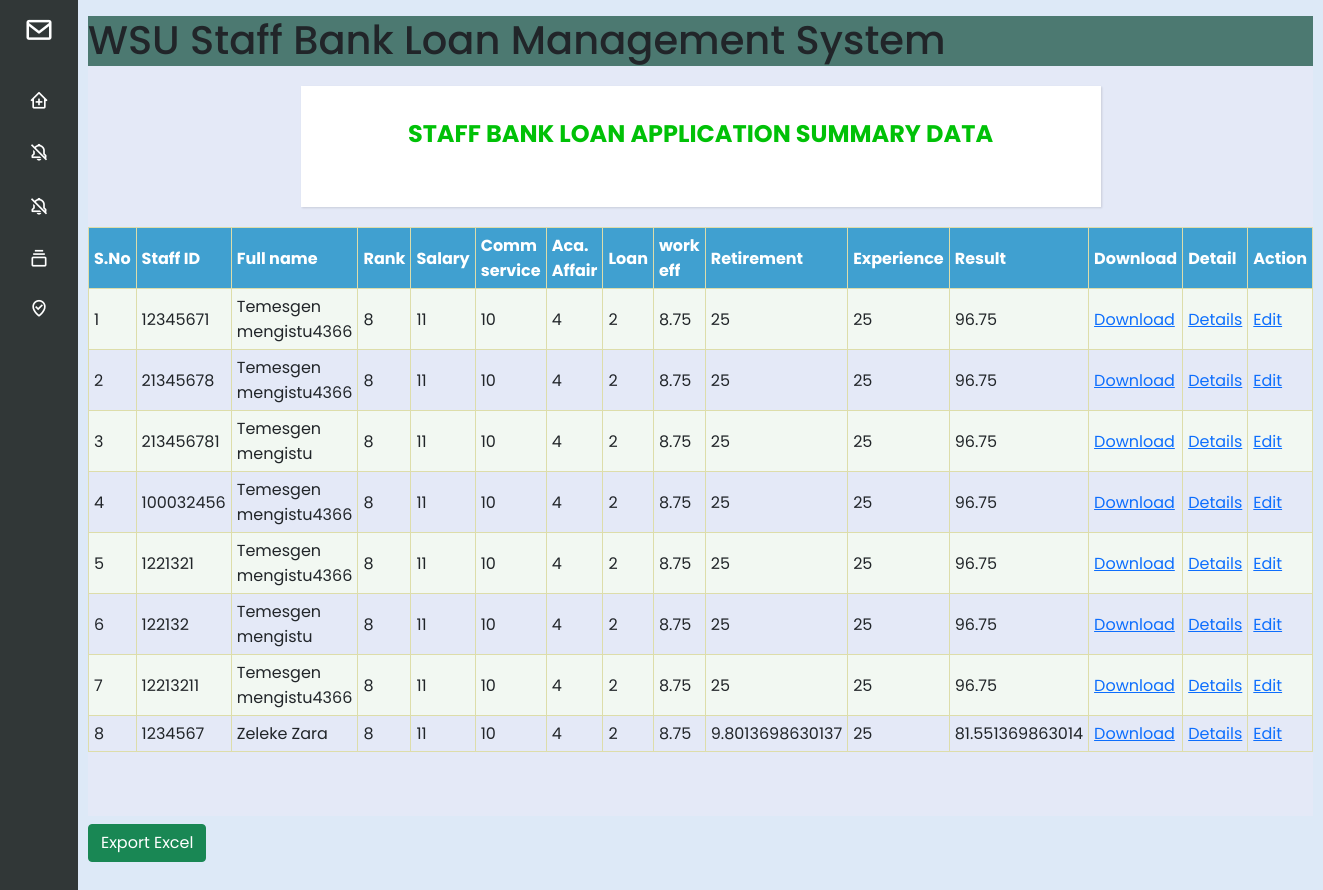
The page /view_applied_list.php (signed in) on the database its author committed.
### tables this page shows
CREATE TABLE IF NOT EXISTS `applicants` (
  `id` int(11) NOT NULL AUTO_INCREMENT,
  `app_id` varchar(15) NOT NULL,
  `empid` varchar(30) NOT NULL,
  `fullname` varchar(60) NOT NULL,
  `email` varchar(50) NOT NULL,
  `phone` varchar(15) NOT NULL,
  `sex` varchar(11) NOT NULL,
  `college` varchar(100) NOT NULL,
  `department` varchar(100) NOT NULL,
  `rank` varchar(100) NOT NULL,
  `position` varchar(80) NOT NULL,
  `disable` varchar(5) NOT NULL,
  `disable_detail` varchar(60) NOT NULL,
  `wsu_sdate` varchar(20) NOT NULL,
  `uni_status` varchar(5) DEFAULT NULL,
  `uni_sdate` varchar(20) DEFAULT NULL,
  `uni_edate` varchar(20) DEFAULT NULL,
  `tvet_status` varchar(5) DEFAULT NULL,
  `tvet_sdate` varchar(30) DEFAULT NULL,
  `tvet_edate` varchar(20) DEFAULT NULL,
  `curr_study_status` varchar(5) DEFAULT NULL,
  `curr_study_type` varchar(10) DEFAULT NULL,
  `curr_study_level` varchar(60) DEFAULT NULL,
  `curr_start_date` varchar(20) DEFAULT NULL,
  `study1_sponsor` varchar(30) DEFAULT NULL,
  `study1_type` varchar(20) DEFAULT NULL,
  `study1_level` varchar(50) DEFAULT NULL,
  `study1_sdate` varchar(20) DEFAULT NULL,
  `study1_edate` varchar(20) DEFAULT NULL,
  `study2_sponsor` varchar(50) DEFAULT NULL,
  `study2_type` varchar(30) DEFAULT NULL,
  `study2_level` varchar(50) DEFAULT NULL,
  `study2_sdate` varchar(20) DEFAULT NULL,
  `study2_edate` varchar(20) DEFAULT NULL,
  `study3_sponsor` varchar(30) DEFAULT NULL,
  `study3_type` varchar(20) DEFAULT NULL,
  `study3_level` varchar(50) DEFAULT NULL,
  `study3_sdate` varchar(20) DEFAULT NULL,
  `study3_edate` varchar(20) DEFAULT NULL,
  `semester1` decimal(10,0) NOT NULL,
  `semester2` decimal(10,0) NOT NULL,
  `semester3` decimal(10,0) NOT NULL,
  `semester4` decimal(10,0) NOT NULL,
  `retire_date` varchar(20) NOT NULL,
  `comm_complete` int(11) NOT NULL,
  `comm_ongoing` int(11) NOT NULL,
  `uni_affair` int(11) NOT NULL,
  `pre_loan` varchar(5) NOT NULL,
  `comment` varchar(200) DEFAULT NULL,
  `confirm` varchar(20) NOT NULL,
  `filename` varchar(100) NOT NULL,
  `regdate` date NOT NULL,
  `final_updated` date NOT NULL,
  PRIMARY KEY (`id`),
  UNIQUE KEY `empid` (`empid`)
);

### view_applied_list.php (the view, shortened to what this page needs)
<!DOCTYPE htmtml>
<head>
    <link rel="stylesheet" type="text/css" href="my_css/style_form.css">
    <link rel="stylesheet" type="text/css" href="my_css/table.css">
    <link rel="stylesheet" type="text/css" href="my_css/bootstrap.min.css">
    <link href='https://unpkg.com/boxicons@2.0.7/css/boxicons.min.css' rel='stylesheet'>
</head>
<body class="bb">
<?php include_once("above_hrm.php");?>
<div id="menu"><?php include_once("menu123.php");?></div>
  <div class="wrapper">
      <div class="title">
        Staff bank loan application summary data
      </div>
    </div>
      <?php include_once("dbconnect.php");
      $sql = "SELECT * from applicants";
      $res = $con->query($sql);
      ?>
      <table class='customers' width='90%' cellpadding='10' border="1">
        <tr><th>S.No</th><th>Staff ID</th> <th>Full name</th> <th>Rank</th><th>Salary</th><th>Comm service</th><th>Aca. Affair</th><th>Loan</th><th>work eff</th><th>Retirement </th><th>Experience</th><th>Result</th><th>Download</th><th>Detail</th><th>Action</th></tr>
      <?php
$end_ecday = '03';
$end_ecmonth= '08';
$end_ecyear = '2014';
$end_gcday = '11';
$end_gcmonth= '04';
$end_gcyear = '2022';
      $i=1;
      while($rows=$res->fetch_assoc()){
        $empid=$rows['empid'];
        $name = $rows['fullname'];
        $rank = $rows['rank'];
    $sex = $rows['sex'];
    $sex_val = 0;
    $disable_val = 0;
    if($sex == 'F'){ $sex_val = 3; }
    $rank_val = 0;
    $salary_val = 0;
    if($rank == "1"){
        $rank_val = 10;
        $salary_val = 13;
    } elseif ($rank == "2") {
        $rank_val = 9;
        $salary_val = 12;
    } elseif ($rank == "3") {
        $rank_val = 8;
        $salary_val = 11;
    } elseif ($rank == "4") {
        $rank_val = 7;
        $salary_val = 10;
    } elseif ($rank == "5") {
        $rank_val = 5;
        $salary_val = 8;
    } elseif ($rank == "6") {
        $rank_val = 5;
        $salary_val = 8;
    } elseif ($rank == "7") {
        $rank_val = 5;
        $salary_val = 8;
    }
    $wsu_sdate = $rows['wsu_sdate'];
        $date0 = explode("-",$wsu_sdate);
        $date2 = date_create($end_gcday."-".$end_gcmonth."-".$end_gcyear);
        if($date0[3]=='GC'){
            $date2 = date_create($end_gcday."-".$end_gcmonth."-".$end_gcyear);
        }else if($date0[3]=='EC'){
            $date2 = date_create($end_ecday."-".$end_ecmonth."-".$end_ecyear);
        }
    $date1 = date_create($date0[0]."-".$date0[1]."-".$date0[2]);
    $interval = date_diff($date2,$date1);
    $wexp = $interval->format("%a");
        $uexp=0;
    $cexp=0;
        $wexp1 = 0;
$wexp-= $wexp1;
        $study1_sponsor = $rows['study1_sponsor'];
        $study1_type  = $rows['study1_type'];
        $bsctime = 0;
    if($study1_sponsor!=""){
        $study1_sdate = $rows['study1_sdate'];
        $date0 = explode("-",$study1_sdate);
        $study1_edate = $rows['study1_edate'];
        $date00 = explode("-",$study1_edate);
        $date1 = date_create($date0[0]."-".$date0[1]."-".$date0[2]);
        $date2 = date_create($date00[0]."-".$date00[1]."-".$date00[2]);
        $interval = date_diff($date2,$date1);
        $bsctime = $interval->format("%a");
    }
if($study1_sponsor=="WSU" && $study1_type=="full_time"){
    $wexp = $wexp - $bsctime;
}
$euni=0;
$etvet=0;
if($rank <= 5){
  $ewus = ($wexp / 365.0)* 3.57;
  $euni = ($uexp / 365.0)* 3.57;
  $etvet= ($cexp / 365.0)* 2.5;
}else if($rank > 5 ){
  $ewus = ($wexp / 365.0)* 2.5;
  $euni = ($uexp / 365.0)* 2.5;
  $etvet= ($cexp / 365.0)* 1.8;
}
$exp = $ewus + $euni + $etvet;
if($exp > 25){ $exp = 25; } else{ $exp = $exp;}
        $semester1 = $rows['semester1'];
        $semester2 = $rows['semester2'];
        $semester3 = $rows['semester3'];
        $eff_val= ($semester1 * 2.5)/100.0 + ($semester2 * 2.5)/100.0 + ($semester3 * 2.5)/100.0 + ($semester3 * 2.5)/100.0;
        $retire_date = $rows['retire_date'];
        $retire_date1 = substr($retire_date,0,-3);
        $retire_date1_cal = substr($retire_date,-2);
    $retire_val = 0;
    $date2 = date_create($end_gcday."-".$end_gcmonth."-".$end_gcyear);
    if($retire_date1_cal =='GC'){
            $date2 = date_create($end_gcday."-".$end_gcmonth."-".$end_gcyear);
    }else if($retire_date1_cal =='EC'){
            $date2 = date_create($end_ecday."-".$end_ecmonth."-".$end_ecyear);
    }
    $date1 = date_create($retire_date1);
    $interval = date_diff($date1,$date2);
    $retire_day = $interval->format("%a");
    $retire_year = $retire_day/365.0;
    if($retire_year >= 20){
        $retire_val = 25;
    }else{
        $retire_val = ($retire_year * 25 ) / 20.0;
    }
        $comm_complete = $rows['comm_complete'];
        $comm_ongoing = $rows['comm_ongoing'];
$comm1_val = 0;
$comm2_val = 0;
if($comm_complete >= 5){
    $comm1_val = 10;
}else if($comm_complete <= 5){
    $comm1_val = $comm_complete*2;
}
if($comm_ongoing >= 5){
    $comm2_val = 5;
}else if($comm_ongoing <= 5){
    $comm2_val = $comm_ongoing*1;
}
$comm_val = $comm2_val + $comm1_val;
if($comm_val >= 10){
    $comm_val=10;
}
    $loan = 0;
  $pre_loan = $rows['pre_loan'];
    if($pre_loan=="Yes"){
        $loan = 2;
    }else if($pre_loan=="No"){
        $loan=0;
    }
$uni_affair = $rows['uni_affair'];
$affair_val = 0;
 if($uni_affair >= 5){
    $affair_val=5;
 }else{
    $affair_val = $uni_affair;
 }
$total = $rank_val + $salary_val + $comm_val + $affair_val+ $retire_val + $exp + $loan + $eff_val+$sex_val+$disable_val;
        echo "<tr><td>".$i."</td><td>".
        $empid. "</td><td>".
        $name. "</td><td>".
        $rank_val. "</td><td>".
        $salary_val."</td><td>".
        $comm_val."</td><td>".
        $affair_val."</td><td>".
        $loan."</td><td>".
        $eff_val."</td><td>".
        $retire_val. "</td><td>".
        $exp."</td><td>"
        .$total."</td><td><a href='download.php?files=".$rows['filename']."'>Download</a></td><td> <a href='view_more.php?idd=".$rows['id']."'>Details</a></td><td><a href='update_applicant.php?aid=".$rows['id']."'>Edit</a></td></tr>";
        $i++;
      }
      echo "</table>";
?>
<br><br><br>
<form action="export.php" method="post">
  <input type="submit" value="Export Excel" name="export" class="btn btn-success" />
</form>
</div><br><br><br>
</body>
</html>

### my_css/style_form.css (style rules this page uses)
* { margin: 0; padding: 0; box-sizing: border-box; font-family: 'Montserrat', sans-serif; }
.bb { background: #ddE9F7; padding: 0 10px; }
.wrapper { max-width: 800px; width: 100%; background: #fff; margin: 20px auto; box-shadow: 1px 1px 2px rgba(0,0,0,0.125); padding: 30px; }
.wrapper .title { font-size: 24px; font-weight: 700; margin-bottom: 25px; color: #00c107; text-transform: uppercase; text-align: center; }

### my_css/table.css (style rules this page uses)
.customers { font-family: Arial, Helvetica, sans-serif; border-collapse: collapse; width: 100%; }
.customers td, .customers th { border: 1px solid #dda; padding: 5px; }
.customers tr:nth-child(even) { background-color: #f2f8f2; }
.customers th { padding-top: 5px; padding-bottom: 5px;*/ text-align: left; background-color: #40A0D0; color: white; }

### my_css/style.css (style rules this page uses)
* { margin: 0; padding: 0; box-sizing: border-box; font-family: 'Poppins', sans-serif; }

### rows shown on the page
applicants: empid "12345671", fullname "Temesgen mengistu4366", rank "8", rank "11", comm_val "10", uni_affair "4", pre_loan "2", eff_val "8.75", retire_date "25", exp "25", total "96.75"
applicants: empid "21345678", fullname "Temesgen mengistu4366", rank "8", rank "11", comm_val "10", uni_affair "4", pre_loan "2", eff_val "8.75", retire_date "25", exp "25", total "96.75"
applicants: empid "213456781", fullname "Temesgen mengistu", rank "8", rank "11", comm_val "10", uni_affair "4", pre_loan "2", eff_val "8.75", retire_date "25", exp "25", total "96.75"
applicants: empid "100032456", fullname "Temesgen mengistu4366", rank "8", rank "11", comm_val "10", uni_affair "4", pre_loan "2", eff_val "8.75", retire_date "25", exp "25", total "96.75"
applicants: empid "1221321", fullname "Temesgen mengistu4366", rank "8", rank "11", comm_val "10", uni_affair "4", pre_loan "2", eff_val "8.75", retire_date "25", exp "25", total "96.75"
applicants: empid "122132", fullname "Temesgen mengistu", rank "8", rank "11", comm_val "10", uni_affair "4", pre_loan "2", eff_val "8.75", retire_date "25", exp "25", total "96.75"
applicants: empid "12213211", fullname "Temesgen mengistu4366", rank "8", rank "11", comm_val "10", uni_affair "4", pre_loan "2", eff_val "8.75", retire_date "25", exp "25", total "96.75"
applicants: empid "1234567", fullname "Zeleke Zara", rank "8", rank "11", comm_val "10", uni_affair "4", pre_loan "2", eff_val "8.75", retire_date "9.8013698630137", exp "25", total "81.551369863014"
